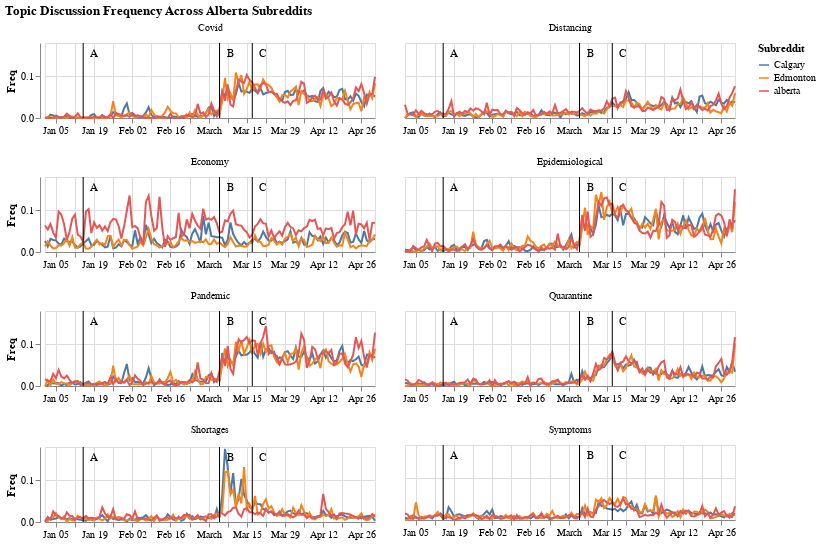

The notebook cell saved with this chart:
### Markdown cell above
# COVID-19 Discussion in Albertan Subreddits

Reddit is a popular forum for the discussion of local issues. Every day, Albertans submit hundreds of submissions and thousands of comments across the [`/r/alberta`](https://www.reddit.com/r/alberta/), [`/r/edmonton`](https://www.reddit.com/r/Edmonton/), and [`/r/calgary`](https://www.reddit.com/r/Calgary/) subreddits. Comments from these subreddits offer a unique look into the thoughts of Albertans as we navigate the COVID-19 pandemic. 

In this notebook we will use data from comments made in the three major Albertan subreddits to track the emergence of the COVID-19 pandemic as a major factor in the lives of Albertans. To determine if comments are relevant to a set of topics related to the pandemic, we will use an unsupervised text classification model. For more in-depth implementation details see the [accompanying code in this repo](https://github.com/epsalt/reddit-c19-analysis).

The final result is the figure below, which shows the frequency of comments related to topics relevant to the pandemic:

### Code cell
import json
import altair as alt
## alt.renderers.enable('mimetype')

with open("assets/chart.json") as f:
    spec = json.load(f)
    
alt.Chart.from_dict(spec)

### Figure 1 — Vega-Lite specification as saved in the notebook (floating-point values rounded to 4 significant figures; data arrays with more than 128 entries replaced by an {"elided": "..."} marker saying what was removed)
{"$schema": "https://vega.github.io/schema/vega-lite/v4.8.1.json", "columns": 2, "config": {"view": {"continuousHeight": 300, "continuousWidth": 400}}, "data": {"name": "data-2fa2c984a562f43edc61173d7f8b50ae"}, "datasets": {"data-2fa2c984a562f43edc61173d7f8b50ae": {"elided": "2928 records"}, "data-b2be8d5fc6626117ef006cf5c93784d7": [{"date": "2020-01-15T00:00:00", "event": "Canada's first case", "label": "A"}, {"date": "2020-03-05T00:00:00", "event": "Alberta's first case", "label": "B"}, {"date": "2020-03-17T00:00:00", "event": "Canada Declares Public Health Emergency", "label": "C"}]}, "facet": {"field": "cat", "title": null, "type": "nominal"}, "resolve": {"scale": {"x": "independent"}}, "spec": {"height": 75, "layer": [{"encoding": {"color": {"field": "subreddit", "legend": {"title": "Subreddit"}, "scale": {"scheme": "tableau10"}, "type": "ordinal"}, "x": {"axis": {"title": null}, "field": "date", "type": "temporal"}, "y": {"axis": {"title": "Freq"}, "field": "score", "type": "quantitative"}}, "mark": "line", "title": "Chart title"}, {"data": {"name": "data-b2be8d5fc6626117ef006cf5c93784d7"}, "encoding": {"x": {"field": "date", "type": "temporal"}}, "mark": "rule"}, {"data": {"name": "data-b2be8d5fc6626117ef006cf5c93784d7"}, "encoding": {"text": {"field": "label", "type": "nominal"}, "x": {"field": "date", "type": "temporal"}, "y": {"value": 5}}, "mark": {"align": "left", "baseline": "top", "dx": 7, "type": "text"}}], "width": 330}, "title": "Topic Discussion Frequency Across Alberta Subreddits"}
